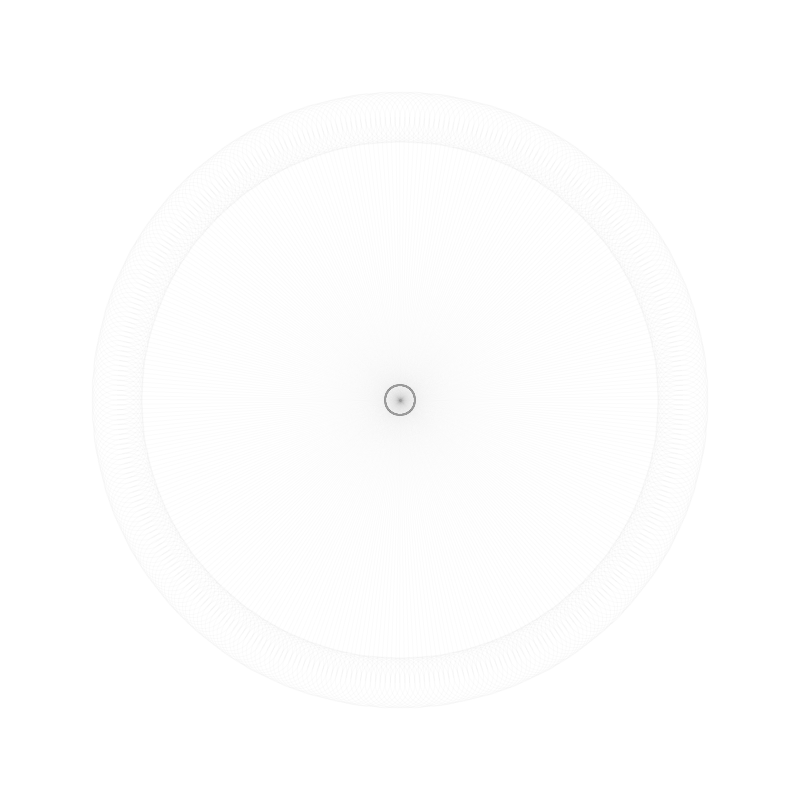
Frame 1 (no input)
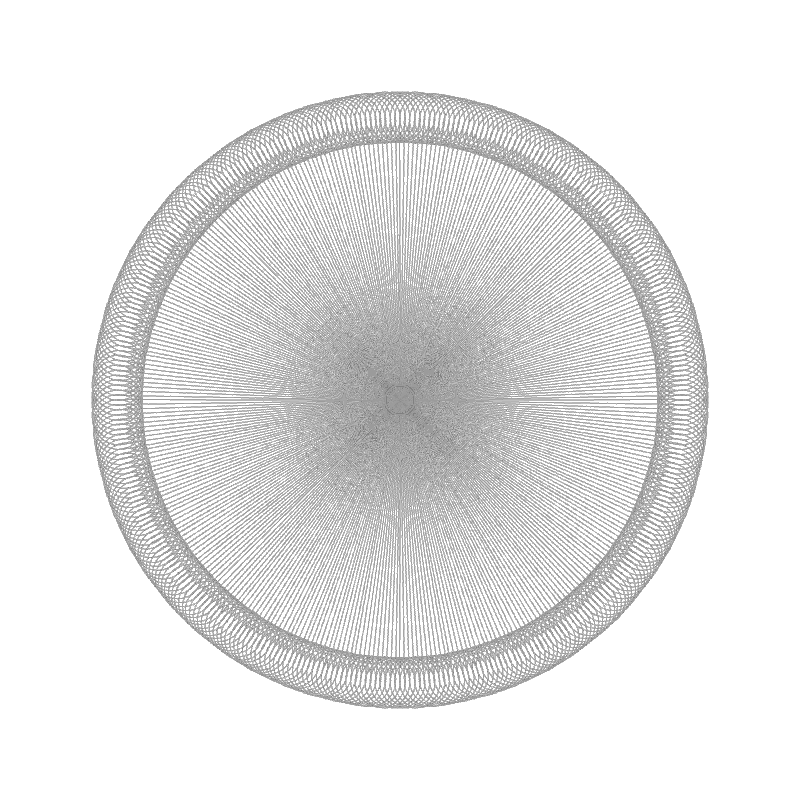
Frame 60 (the mouse pressed at the canvas centre just before this capture)
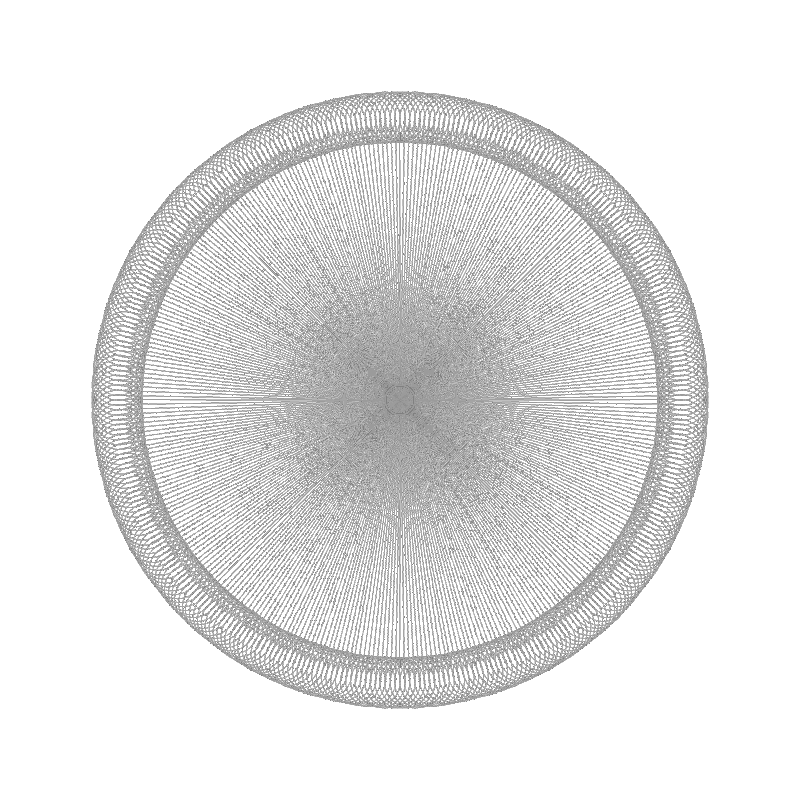
Frame 120 (the mouse held since frame 60 and released just before this capture)

The Processing sketch that drew these frames (run headless with seeded random() and noise(); from frame 60 on, the mouse is pressed at the canvas centre):

// Processing sketch: Rotate0
// ── Rotate0.pde
PVector c1;
float r;

void setup() {
    size(800, 800);
    background(255);
    c1 = new PVector(width/2, height/2);
    r = 200;
    frameRate(10);
}

void draw() {
    
    for (int angle=0; angle<360; angle++){
        
        pushMatrix();
        translate(c1.x, c1.y);
        rotate(radians(angle));
        stroke(155, 10);
        noFill();
        line(0, 0, r, r);
        ellipse(0, 0, 30, 30);
        ellipse(r, r, 50, 50);
        popMatrix();
    }
}
